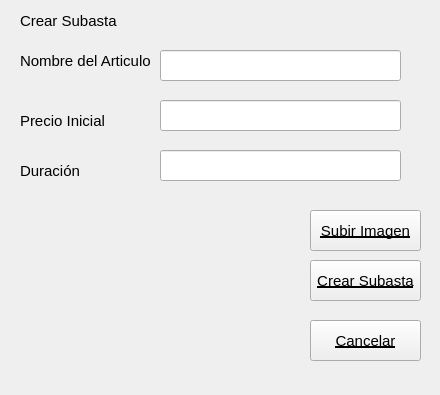
<?xml version="1.0" encoding="UTF-8"?>
<ui version="4.0">
 <class>MainWindows</class>
 <widget class="QMainWindow" name="MainWindows">
  <property name="geometry">
   <rect>
    <x>0</x>
    <y>0</y>
    <width>440</width>
    <height>395</height>
   </rect>
  </property>
  <property name="windowTitle">
   <string>Crear Subasta</string>
  </property>
  <widget class="QWidget" name="centralwidget">
   <widget class="QLabel" name="label">
    <property name="geometry">
     <rect>
      <x>20</x>
      <y>10</y>
      <width>101</width>
      <height>21</height>
     </rect>
    </property>
    <property name="font">
     <font>
      <pointsize>11</pointsize>
     </font>
    </property>
    <property name="text">
     <string>Crear Subasta</string>
    </property>
   </widget>
   <widget class="QLabel" name="label_2">
    <property name="geometry">
     <rect>
      <x>20</x>
      <y>50</y>
      <width>131</width>
      <height>21</height>
     </rect>
    </property>
    <property name="font">
     <font>
      <pointsize>11</pointsize>
     </font>
    </property>
    <property name="text">
     <string>Nombre del Articulo</string>
    </property>
   </widget>
   <widget class="QLineEdit" name="txt_nom_art">
    <property name="geometry">
     <rect>
      <x>160</x>
      <y>50</y>
      <width>241</width>
      <height>31</height>
     </rect>
    </property>
   </widget>
   <widget class="QLabel" name="label_3">
    <property name="geometry">
     <rect>
      <x>20</x>
      <y>110</y>
      <width>91</width>
      <height>21</height>
     </rect>
    </property>
    <property name="font">
     <font>
      <pointsize>11</pointsize>
     </font>
    </property>
    <property name="text">
     <string>Precio Inicial</string>
    </property>
   </widget>
   <widget class="QLineEdit" name="txt_precio">
    <property name="geometry">
     <rect>
      <x>160</x>
      <y>100</y>
      <width>241</width>
      <height>31</height>
     </rect>
    </property>
   </widget>
   <widget class="QLabel" name="label_4">
    <property name="geometry">
     <rect>
      <x>20</x>
      <y>160</y>
      <width>61</width>
      <height>21</height>
     </rect>
    </property>
    <property name="font">
     <font>
      <pointsize>11</pointsize>
     </font>
    </property>
    <property name="text">
     <string>Duración</string>
    </property>
   </widget>
   <widget class="QLineEdit" name="txt_tiempo">
    <property name="geometry">
     <rect>
      <x>160</x>
      <y>150</y>
      <width>241</width>
      <height>31</height>
     </rect>
    </property>
   </widget>
   <widget class="QPushButton" name="btn_cancelar">
    <property name="geometry">
     <rect>
      <x>310</x>
      <y>320</y>
      <width>111</width>
      <height>41</height>
     </rect>
    </property>
    <property name="font">
     <font>
      <pointsize>11</pointsize>
      <weight>50</weight>
      <bold>false</bold>
      <underline>true</underline>
     </font>
    </property>
    <property name="text">
     <string>Cancelar</string>
    </property>
   </widget>
   <widget class="QPushButton" name="btn_subasta">
    <property name="geometry">
     <rect>
      <x>310</x>
      <y>260</y>
      <width>111</width>
      <height>41</height>
     </rect>
    </property>
    <property name="font">
     <font>
      <pointsize>11</pointsize>
      <weight>50</weight>
      <bold>false</bold>
      <underline>true</underline>
     </font>
    </property>
    <property name="text">
     <string>Crear Subasta</string>
    </property>
   </widget>
   <widget class="QLabel" name="lbl_img">
    <property name="geometry">
     <rect>
      <x>20</x>
      <y>209</y>
      <width>260</width>
      <height>160</height>
     </rect>
    </property>
    <property name="font">
     <font>
      <pointsize>11</pointsize>
     </font>
    </property>
    <property name="text">
     <string/>
    </property>
   </widget>
   <widget class="QPushButton" name="btn_img">
    <property name="geometry">
     <rect>
      <x>310</x>
      <y>210</y>
      <width>111</width>
      <height>41</height>
     </rect>
    </property>
    <property name="font">
     <font>
      <pointsize>11</pointsize>
      <weight>50</weight>
      <bold>false</bold>
      <underline>true</underline>
     </font>
    </property>
    <property name="text">
     <string>Subir Imagen</string>
    </property>
   </widget>
  </widget>
 </widget>
 <resources/>
 <connections/>
</ui>
